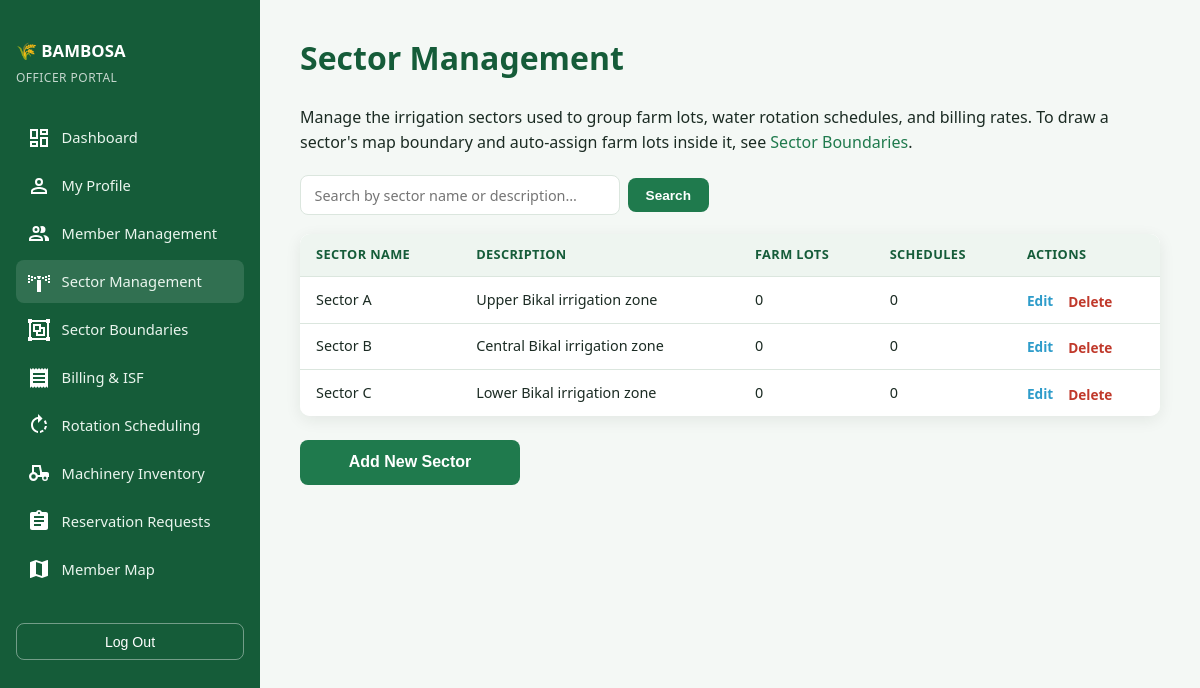
The page /officer/sectors.php (signed in) on the database its author committed.
### tables this page shows
CREATE TABLE IF NOT EXISTS sectors (
    sector_id        INT AUTO_INCREMENT PRIMARY KEY,
    sector_name      VARCHAR(80) NOT NULL UNIQUE,
    description      VARCHAR(255) DEFAULT NULL,
     
     
    boundary_geojson JSON DEFAULT NULL
);

### includes/base_path_utils.php (called while the page is built, shortened)
<?php
function base_url(string $path = ''): string
{
    $base = defined('BAMBOSA_BASE_PATH') ? BAMBOSA_BASE_PATH : '';
    $path = ltrim($path, '/');
    return ($path === '') ? ($base !== '' ? $base . '/' : '/') : $base . '/' . $path;
}

### includes/members.php (called while the page is built, shortened)
<?php
function get_sectors_with_usage(PDO $pdo, ?string $search = null, ?int $limit = null, ?int $offset = null): array
{
    $sql = "SELECT s.*,
                (SELECT COUNT(*) FROM farm_lots fl WHERE fl.sector_id = s.sector_id) AS lot_count,
                (SELECT COUNT(*) FROM rotation_schedules rs WHERE rs.sector_id = s.sector_id) AS schedule_count
            FROM sectors s";
    $params = [];
    $sql .= ' ORDER BY s.sector_name';
    if ($limit !== null && $offset !== null) {
        $sql .= ' LIMIT :limit OFFSET :offset';
    }
    $stmt = $pdo->prepare($sql);
    if ($limit !== null && $offset !== null) {
        $stmt->bindValue('limit', $limit, PDO::PARAM_INT);
        $stmt->bindValue('offset', $offset, PDO::PARAM_INT);
    }
    $stmt->execute();
    return $stmt->fetchAll();
}
function count_sectors(PDO $pdo, ?string $search = null): int
{
    $sql = 'SELECT COUNT(*) AS cnt FROM sectors';
    $params = [];
    $stmt = $pdo->prepare($sql);
    $stmt->execute($params);
    return (int) $stmt->fetch()['cnt'];
}

### officer/sectors.php (the view, shortened to what this page needs)
<?php
require_once __DIR__ . '/../config/database.php';
require_once __DIR__ . '/../includes/members.php';
require_once __DIR__ . '/../includes/pagination.php';
$isAddingOrEditing = isset($_GET["new"]) || isset($_GET["edit"]);
$searchTerm = get_search_term();
$totalSectors = count_sectors($pdo, $searchTerm);
$pagination = build_pagination($totalSectors, get_current_page());
$sectors = get_sectors_with_usage($pdo, $searchTerm, $pagination['per_page'], $pagination['offset']);
?>
<!DOCTYPE html>
<html lang="en">
<head>
<link rel="stylesheet" href="<?= base_url('assets/css/style.css') ?>">
</head>
<body>
<div class="dash-shell">
  <?php include __DIR__ . '/../includes/partials/officer_sidebar.php'; ?>
  <main class="dash-main">
    <h1>Sector Management</h1>
    <p>
      Manage the irrigation sectors used to group farm lots, water rotation schedules, and billing rates.
      To draw a sector's map boundary and auto-assign farm lots inside it, see
      <a href="<?= base_url('officer/sector_boundaries.php') ?>">Sector Boundaries</a>.
    </p>
	<?php if (!$isAddingOrEditing): ?>
      <div class="table-scroll">
      <table class="data-table">
        <thead>
          <tr>
            <th>Sector Name</th>
            <th>Description</th>
            <th>Farm Lots</th>
            <th>Schedules</th>
            <th>Actions</th>
          </tr>
        </thead>
        <tbody>
          <?php if (empty($sectors)): ?>
            <tr><td colspan="5" class="empty-row">No sectors found<?= $searchTerm ? ' for "' . htmlspecialchars($searchTerm) . '"' : ' yet' ?>.</td></tr>
          <?php else: foreach ($sectors as $s): ?>
            <tr>
              <td><?= htmlspecialchars($s['sector_name']) ?></td>
              <td><?= htmlspecialchars($s['description'] ?? '—') ?></td>
              <td><?= (int) $s['lot_count'] ?></td>
              <td><?= (int) $s['schedule_count'] ?></td>
              <td class="actions-cell">
                <a href="<?= base_url('officer/sectors.php?edit=' . (int) $s['sector_id']) ?>" class="link-btn">Edit</a>
                <?php
                  $hasDependents = ((int) $s['lot_count'] > 0) || ((int) $s['schedule_count'] > 0);
                  $confirmMsg = $hasDependents
                      ? "This sector has {$s['lot_count']} farm lot(s) and {$s['schedule_count']} schedule(s) linked to it. Deleting it will unassign those farm lots and permanently remove those schedules. Continue?"
                      : 'Delete this sector?';
                ?>
                <form method="POST" class="inline-form" onsubmit="return confirm('<?= htmlspecialchars($confirmMsg, ENT_QUOTES) ?>');">
                  <button type="submit" class="link-btn deactivate">Delete</button>
                </form>
              </td>
            </tr>
          <?php endforeach; endif; ?>
        </tbody>
      </table>
      </div>
	  <a href="<?= base_url('officer/sectors.php?new=') ?>"><button type="button" class="btn-full" style="max-width:220px; margin-top:24px;">Add New Sector</button></a>
	<?php endif; ?>
  </main>
</div>
</body>
</html>

### assets/css/style.css (style rules this page uses)
:root { --clr-primary: #1f7a4d; --clr-primary-dark: #155c39; --clr-accent: #2e9cca; --clr-bg: #f4f8f5; --clr-surface: #ffffff; --clr-text: #1b2b23; --clr-muted: #647a6d; --clr-border: #dbe6de; --clr-error: #c0392b; --clr-success: #1f7a4d; --radius: 10px; --shadow: 0 4px 16px rgba(20, 40, 30, 0.08); --font: 'Segoe UI', system-ui, -apple-system, sans-serif; }
* { box-sizing: border-box; }
body { margin: 0; font-family: var(--font); background: var(--clr-bg); color: var(--clr-text); line-height: 1.6; }
a { color: var(--clr-primary); text-decoration: none; }
.btn-full { width: 100%; padding: 0.85rem; border: none; border-radius: 8px; background: var(--clr-primary); color: #fff; font-size: 1rem; font-weight: 600; cursor: pointer; }
.dash-shell { display: flex; min-height: 100vh; }
.dash-main { flex: 1; min-width: 0; padding: 2rem 2.5rem; }
.dash-main h1 { color: var(--clr-primary-dark); margin-top: 0; }
.data-table { width: 100%; border-collapse: separate; border-spacing: 0; background: var(--clr-surface); border-radius: var(--radius); box-shadow: var(--shadow); font-size: 0.9rem; }
.table-scroll { width: 100%; overflow-x: auto; -webkit-overflow-scrolling: touch; border-radius: var(--radius); box-shadow: var(--shadow); background: var(--clr-surface); }
.table-scroll .data-table { box-shadow: none; border-radius: 0; }
.data-table th, .data-table td { padding: 0.75rem 1rem; text-align: left; vertical-align: middle; line-height: 1.4; border-bottom: 1px solid var(--clr-border); }
.data-table th { background: #eef5f0; color: var(--clr-primary-dark); font-size: 0.8rem; text-transform: uppercase; letter-spacing: 0.03em; }
.data-table tbody tr:last-child td { border-bottom: none; }
.data-table td.actions-cell { display: table-cell; white-space: nowrap; }
.data-table td.actions-cell > * { display: inline-block; vertical-align: middle; margin: 0 0.7rem 0 0; }
.data-table td.actions-cell > *:last-child { margin-right: 0; }
.data-table td.actions-cell > form.inline-form { display: inline-block; }
.data-table td.actions-cell .link-btn { font-family: inherit; line-height: inherit; vertical-align: middle; }
.link-btn { background: none; border: none; padding: 0; font-size: 0.85rem; font-weight: 600; color: var(--clr-accent); cursor: pointer; }
.link-btn.deactivate { color: var(--clr-error); }
.inline-form { display: inline; margin: 0; }

### rows shown on the page
sectors: sector_name "Sector A", description "Upper Bikal irrigation zone", lot_count "0", schedule_count "0"
sectors: sector_name "Sector B", description "Central Bikal irrigation zone", lot_count "0", schedule_count "0"
sectors: sector_name "Sector C", description "Lower Bikal irrigation zone", lot_count "0", schedule_count "0"
